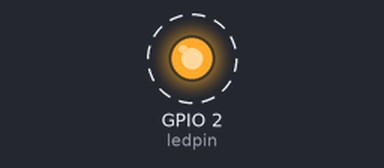
Bench run of a program on a simulated ESP32. Parts: output pins drawn as LEDs (lit = HIGH). Dashed ring = blinking. WiFi joins after 1.5 s; servers stay silent unless stated; nothing arrives over Bluetooth unless stated; what the program prints to the serial monitor is not drawn.

Above: at 1.6 s.
Timing chart, 0 to 4.5 s (numbered marks = the images above):
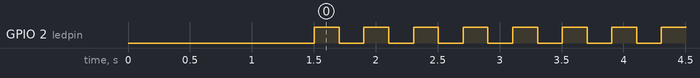

The program:

main.cpp
```cpp
#include <WiFi.h>
#include <ESPmDNS.h>
#include <WiFiUdp.h>
#include <BluetoothSerial.h>
#include <ArduinoOTA.h>

const char *ssid = "GL-SFT1200-3a3"; //自分のSSIDを設定する
const char *password = "goodlife";   // SSIDのパスワードを設定する
const char *hostname = "BEP_ESP1";   //ホスト名を設定する
const int ledpin = 2;

BluetoothSerial SerialBT;

void setup() {
    Serial.begin(2000000);
    SerialBT.begin(hostname);
    Serial.println("Booting");
    SerialBT.println("Booting");
    WiFi.mode(WIFI_STA);
    WiFi.begin(ssid, password);
    uint8_t wifiTryCount = 0;
    while (WiFi.waitForConnectResult() != WL_CONNECTED) {
        Serial.println(wifiTryCount);
        SerialBT.println(wifiTryCount);
        Serial.println("Connection Failed! Rebooting...");
        SerialBT.println("Connection Failed! Rebooting...");
        delay(5000);
        wifiTryCount++;
        if (wifiTryCount > 3) break;
        // ESP.restart();
    }
    MDNS.begin(hostname);

    // Port defaults to 3232
    // ArduinoOTA.setPort(3232);

    // Hostname defaults to esp3232-[MAC]
    ArduinoOTA.setHostname(hostname);
    /*use mdns for host name resolution*/
    if (!MDNS.begin(hostname)) { // http://esp32.local
        Serial.println("Error setting up MDNS responder!");
        delay(1000);
    } else {
        Serial.println("MDNS responder started");
        MDNS.addService("esp", "tcp", 8080);
    }

    // No authentication by default
    // ArduinoOTA.setPassword("admin");

    // Password can be set with it's md5 value as well
    // MD5(admin) = 21232f297a57a5a743894a0e4a801fc3
    // ArduinoOTA.setPasswordHash("21232f297a57a5a743894a0e4a801fc3");

    ArduinoOTA
        .onStart([]() {
            String type;
            if (ArduinoOTA.getCommand() == U_FLASH)
                type = "sketch";
            else // U_SPIFFS
                type = "filesystem";

            // NOTE: if updating SPIFFS this would be the place to unmount SPIFFS using SPIFFS.end()
            Serial.println("Start updating " + type);
        })
        .onEnd([]() {
            Serial.println("\nEnd");
            SerialBT.println("\nEnd");
        })
        .onProgress([](unsigned int progress, unsigned int total) {
            Serial.printf("Progress: %u%%\r", (progress / (total / 100)));
        })
        .onError([](ota_error_t error) {
            Serial.printf("Error[%u]: ", error);
            if (error == OTA_AUTH_ERROR) {
                Serial.println("Auth Failed");
                SerialBT.println("Auth Failed");
            } else if (error == OTA_BEGIN_ERROR) {
                Serial.println("Begin Failed");
                SerialBT.println("Begin Failed");
            } else if (error == OTA_CONNECT_ERROR) {
                Serial.println("Connect Failed");
                SerialBT.println("Connect Failed");
            } else if (error == OTA_RECEIVE_ERROR) {
                Serial.println("Receive Failed");
                SerialBT.println("Receive Failed");
            } else if (error == OTA_END_ERROR) {
                Serial.println("End Failed");
                SerialBT.println("End Failed");
            }
        });

    ArduinoOTA.begin();

    Serial.println("Ready");
    SerialBT.println("Ready");
    Serial.print("IP address: ");
    SerialBT.print("IP address:");
    Serial.println(WiFi.localIP());
    SerialBT.println(WiFi.localIP());

    /* LED 点灯用*/
    pinMode(ledpin, OUTPUT);
    Serial.println("Ready");
    SerialBT.println("Ready");
}

void loop() {
    /* OTA対応 */
    ArduinoOTA.handle();
    /* OTA後にLEDが点灯する */
    digitalWrite(ledpin, HIGH);
    Serial.println("LED ON");
    SerialBT.println("LED ON");
    delay(200);
    digitalWrite(ledpin, LOW);
    Serial.println("LED OFF");
    SerialBT.println("LED OFF");
    delay(200);
}
```

Measured:
- by itself, GPIO 2 (ledpin): alternates HIGH for 0.20 s and LOW for 0.20 s
